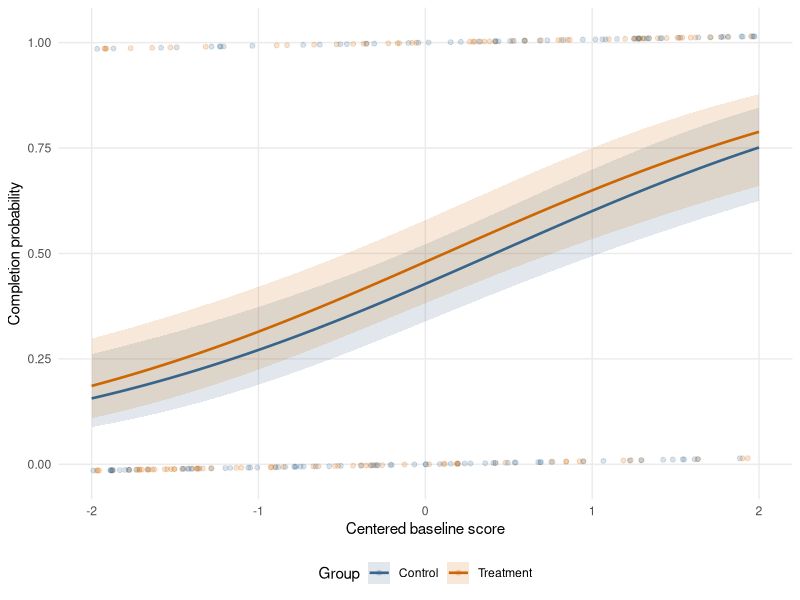
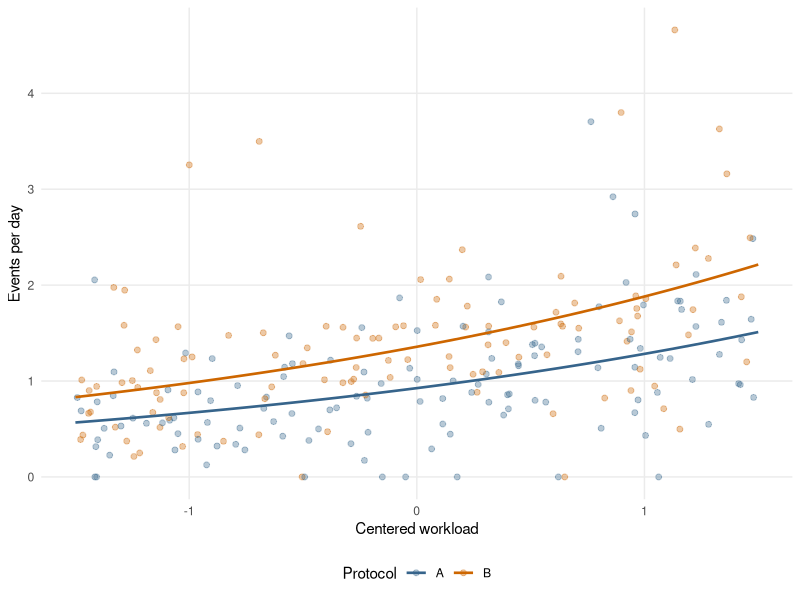

Write the R code that produced these figures, in order.
## ---- chunk 1
library(ggplot2)
theme_set(theme_minimal(base_size = 11) +
            theme(legend.position = "bottom",
              panel.grid.minor = element_blank()))

set.seed(8561)
n <- 240
score <- runif(n, -2, 2)
group <- factor(sample(c("Control", "Treatment"), n, replace = TRUE))
prob <- plogis(-0.5 + 0.8 * score + 0.6 * (group == "Treatment"))
binary <- data.frame(score, group,
                     completed = rbinom(n, size = 1, prob = prob))
fit_logit <- glm(completed ~ score + group,
                 family = binomial(link = "logit"),
                 data = binary)
summary(fit_logit)
## ---- chunk 2
b <- coef(fit_logit)
se <- sqrt(diag(vcov(fit_logit)))
exp(cbind(estimate = b, lower = b - qnorm(0.975) * se,
          upper = b + qnorm(0.975) * se))

new_binary <- expand.grid(score = seq(-2, 2, length.out = 100),
                          group = levels(binary$group))
link_fit <- predict(fit_logit, newdata = new_binary,
                    type = "link", se.fit = TRUE)
new_binary$probability <- plogis(link_fit$fit)
new_binary$lower <- plogis(link_fit$fit - qnorm(0.975) * link_fit$se.fit)
new_binary$upper <- plogis(link_fit$fit + qnorm(0.975) * link_fit$se.fit)
## ---- chunk 3
#| label: fig-logistic-probabilities
#| fig-cap: "Simulated completion outcomes and fitted probabilities. Faint circles are slightly jittered binary outcomes; lines and ribbons show fitted probabilities and approximate pointwise 95% confidence intervals. Group differences on the probability scale vary with the baseline score."
#| fig-alt: "Control and treatment probability curves with confidence ribbons, plotted over simulated zero-one outcomes. Colors and the legend identify each group."
#| fig-width: 7
#| fig-height: 4
ggplot(new_binary, aes(score, probability, colour = group, fill = group)) +
  geom_point(data = binary, aes(x = score, y = completed, colour = group),
    inherit.aes = FALSE, alpha = 0.18, size = 1.4,
    position = position_jitter(width = 0, height = 0.015, seed = 8561)) +
  geom_ribbon(aes(ymin = lower, ymax = upper), alpha = 0.15, colour = NA) +
  geom_line(linewidth = 0.9) +
  scale_colour_manual(values = c(Control = "steelblue4",
    Treatment = "darkorange3")) +
  scale_fill_manual(values = c(Control = "steelblue4",
    Treatment = "darkorange3")) +
  coord_cartesian(ylim = c(-0.03, 1.03)) +
  labs(x = "Centered baseline score", y = "Completion probability",
       colour = "Group", fill = "Group")
## ---- chunk 4
set.seed(8561)
train <- sample(seq_len(nrow(binary)), floor(0.7 * nrow(binary)))
fit_train <- glm(completed ~ score + group,
                 family = binomial(), data = binary[train, ])
test <- binary[-train, ]
p_hat <- predict(fit_train, newdata = test, type = "response")
p_baseline <- mean(binary$completed[train])
c(model_Brier = mean((test$completed - p_hat)^2),
  baseline_Brier = mean((test$completed - p_baseline)^2))
## ---- chunk 5
set.seed(8561)
n <- 240
workload <- runif(n, -1.5, 1.5)
protocol <- factor(sample(c("A", "B"), n, replace = TRUE))
exposure <- runif(n, 1, 8)
rate <- exp(-0.1 + 0.35 * workload + 0.4 * (protocol == "B"))
counts <- data.frame(workload, protocol, exposure,
                     events = rpois(n, lambda = exposure * rate))
fit_pois <- glm(events ~ workload + protocol + offset(log(exposure)),
                family = poisson(link = "log"), data = counts)
summary(fit_pois)
## ---- chunk 6
new_counts <- expand.grid(workload = seq(-1.5, 1.5, length.out = 100),
                          protocol = levels(counts$protocol), exposure = 1)
new_counts$rate <- predict(fit_pois, newdata = new_counts, type = "response")
c(rate_ratio_protocol_B = exp(coef(fit_pois)["protocolB"]))
## ---- chunk 7
#| label: fig-poisson-rates
#| fig-cap: "Observed events per exposure day and fitted conditional rates. Different exposure times make the observed rates unequally variable; the model fits counts with a log-exposure offset."
#| fig-width: 7
#| fig-height: 4
ggplot(counts, aes(workload, events / exposure, colour = protocol)) +
  geom_point(alpha = 0.35, size = 1.7) +
  geom_line(data = new_counts, aes(y = rate), linewidth = 0.9) +
  scale_colour_manual(values = c(A = "steelblue4", B = "darkorange3")) +
  labs(x = "Centered workload", y = "Events per day", colour = "Protocol")
## ---- chunk 8
fit_logit_reduced <- glm(completed ~ score,
                         family = binomial(), data = binary)
anova(fit_logit_reduced, fit_logit, test = "LRT")

fit_pois_reduced <- glm(events ~ workload + offset(log(exposure)),
                        family = poisson(), data = counts)
anova(fit_pois_reduced, fit_pois, test = "LRT")
## ---- chunk 9
pearson_dispersion <- sum(residuals(fit_pois, type = "pearson")^2) /
  df.residual(fit_pois)
pearson_dispersion
